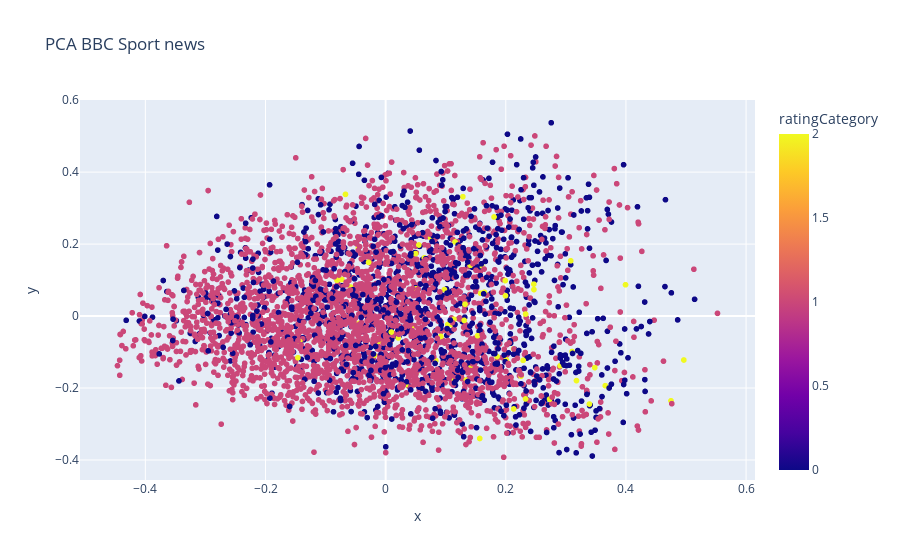

Notebook source saved alongside this figure:
### Code cell
df['pca'] = hero.pca(df['tfidf'])
hero.scatterplot(
    df, 
    col='pca', 
    color='ratingCategory', 
    title="PCA BBC Sport news"
)

### Figure 1 — Plotly figure (JSON) as saved in the notebook; plotly's stock layout.template omitted (floating-point values rounded to 4 significant figures; data arrays with more than 128 entries replaced by an {"elided": "..."} marker saying what was removed)
{"data": [{"hovertemplate": "x=%{x}<br>y=%{y}<br>ratingCategory=%{marker.color}<extra></extra>", "legendgroup": "", "marker": {"color": {"elided": "4087 int values"}, "coloraxis": "coloraxis", "symbol": "circle"}, "mode": "markers", "name": "", "showlegend": false, "type": "scattergl", "x": {"elided": "4087 float values"}, "xaxis": "x", "y": {"elided": "4087 float values"}, "yaxis": "y"}], "layout": {"coloraxis": {"colorbar": {"title": {"text": "ratingCategory"}}, "colorscale": [[0, "#0d0887"], [0.1111, "#46039f"], [0.2222, "#7201a8"], [0.3333, "#9c179e"], [0.4444, "#bd3786"], [0.5556, "#d8576b"], [0.6667, "#ed7953"], [0.7778, "#fb9f3a"], [0.8889, "#fdca26"], [1, "#f0f921"]]}, "legend": {"tracegroupgap": 0}, "title": {"text": "PCA BBC Sport news"}, "xaxis": {"anchor": "y", "domain": [0, 1], "title": {"text": "x"}}, "yaxis": {"anchor": "x", "domain": [0, 1], "title": {"text": "y"}}}}
